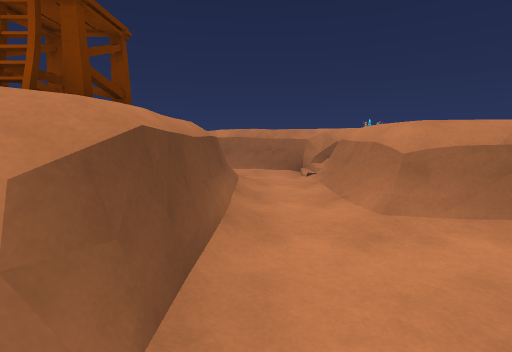
[1] (above)

17 first-person views from a walk through a Unity game level. The camera is 1.3 m above the floor, tilts 8° down and sees 85° across. The floor is counted in squares, 1 m on a side. Each view is taken from the middle of a square. On the plan, view 1 faces up. The plan holds only what a view shows up to about 13 squares ahead; the rest is blank. The place goes on beyond the plan. Some surface patterns are stand-ins.

[2]
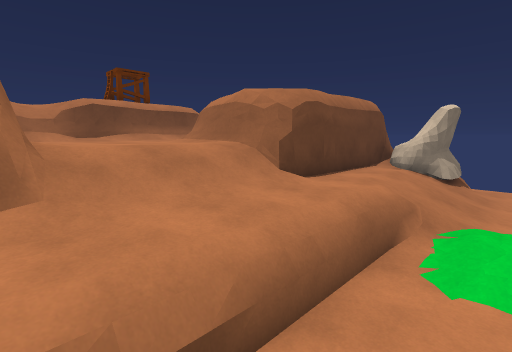

[3]
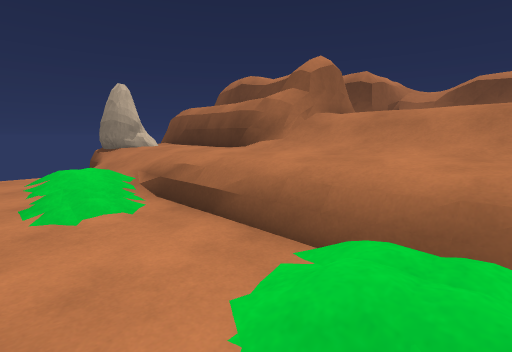

[4]
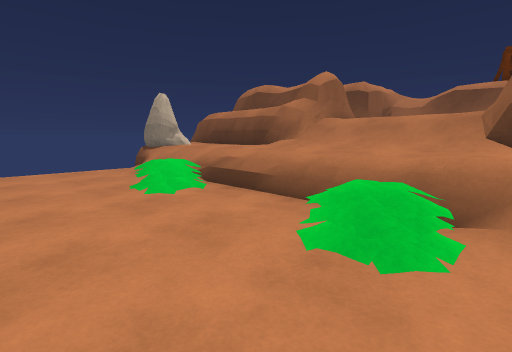

[5]
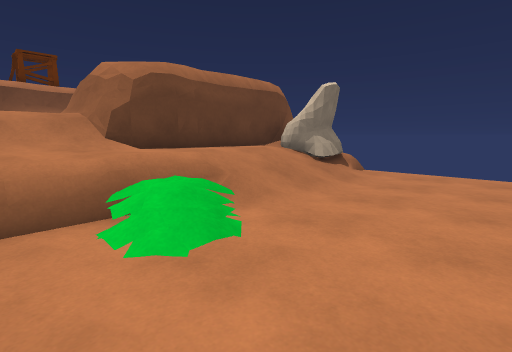

[6]
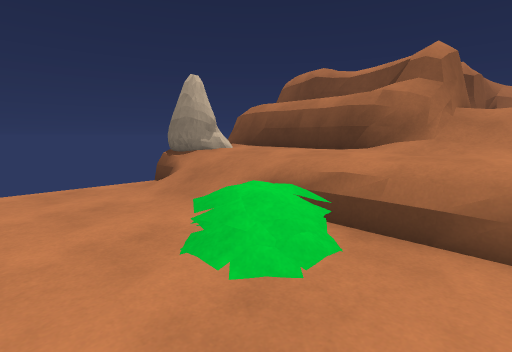

[7]
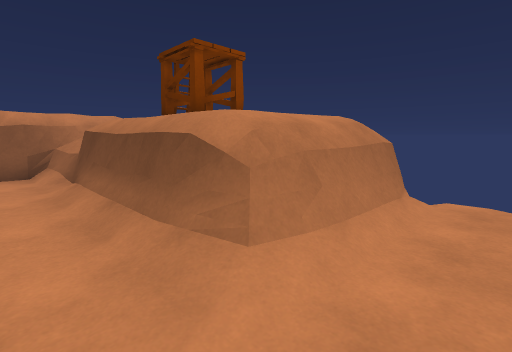

[8]
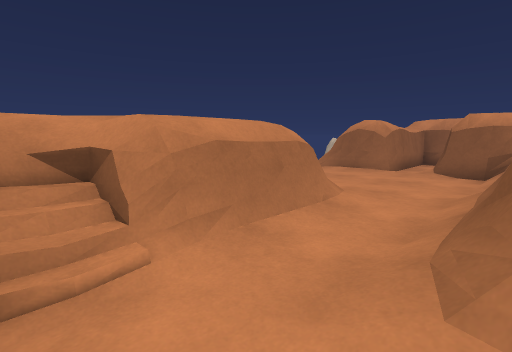

[9]
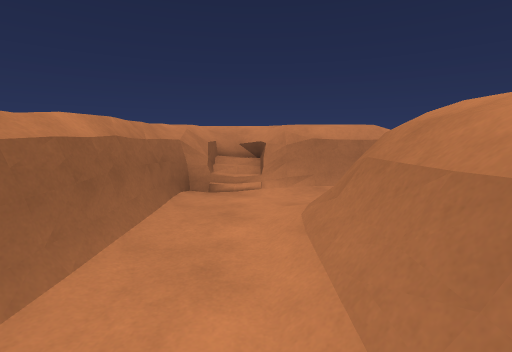

[10]
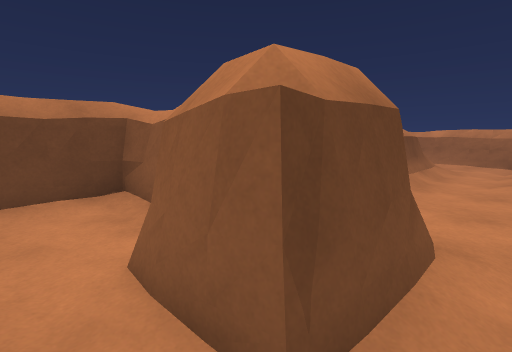

[11]
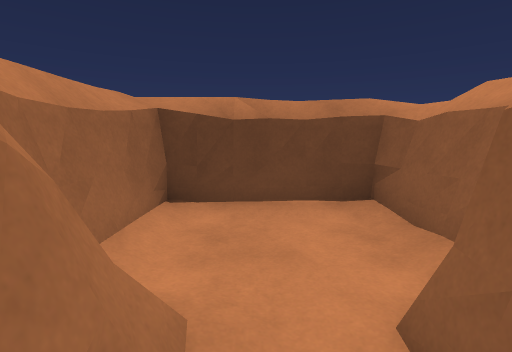

[12]
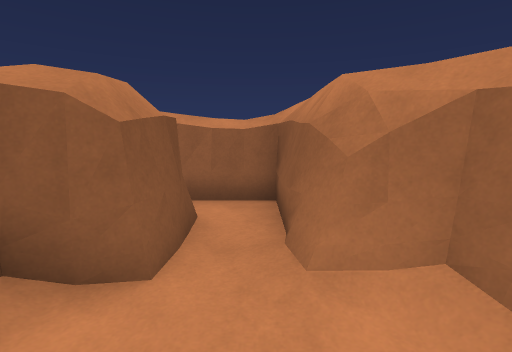

[13]
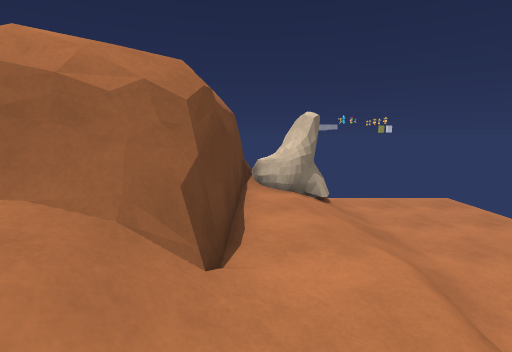

[14]
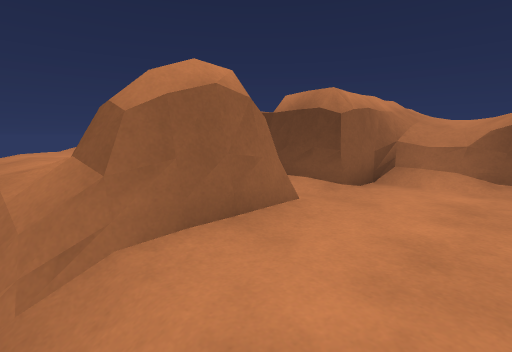

[15]
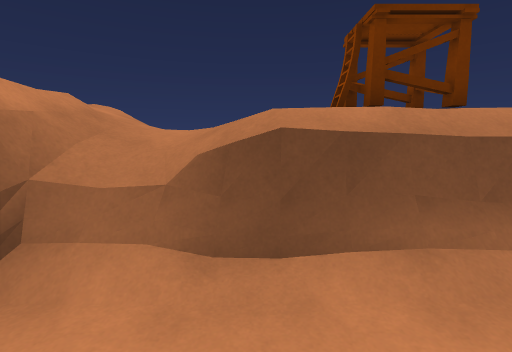

[16]
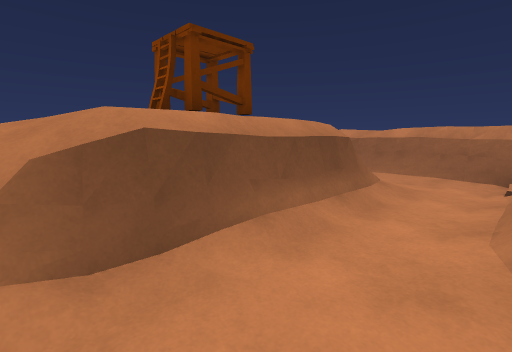

[17]
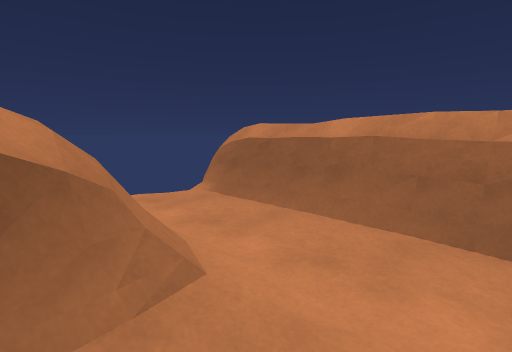

### Floor plan
Key: @ floor where view 1 was taken; # wall or solid block; . main floor; : floor 0.75 m higher than the main floor; + floor 1 m higher than the main floor; * floor 2 m higher than the main floor; % floor 3.25 m higher than the main floor; & floor 3.5 m higher than the main floor; $ floor 3.75 m higher than the main floor; / step, stairs or slope; = window, fence, low wall or low ledge; ^ raised ledge; R rock.
Columns run from 5 left of view 1 to 14 right of it. Each row starts with its distance up from view 1.
 13               #
 12      #     #=#=.....
 11 ##=######$$#^##/....
 10 *******===##/##/....
  9 *******/=% #+///....
  8 ^^^^//*==  #++//....
  7 ^^^^^/*=&  #++//....
  6    ^^/*=&  #++//....
  5  ^^^^/*#=###++=.....
  4  ^^^^/*//===/+=//...
  3   ^ ^/*****//+///...
  2   ^^^******//+:.....
  1   ^^^******//+:.....
  0  ^^^^@*****//+=.....
 -1  ^^^###*###^/+=//...
 -2  ######*##^^++/./...
 -3  #***##*#^^^++//....
 -4  #******#^^^++//....
 -5  #**/#####^^++//....
 -6  #####  ##^^+RR/....
 -7         #^^^  #

Positions as (right, up) in squares from view 1, and headings:
1: (0, 0), facing up
2: (11, -1), facing up-left
3: (12, 4), facing down-left
4: (14, 5), facing down-left
5: (14, 2), facing up-left
6: (13, 1), facing down-left
7: (1, 10), facing down-left
8: (-1, 10), facing down-right
9: (-5, 9), facing right
10: (2, -4), facing up-left
11: (1, -4), facing left
12: (-3, -4), facing right
13: (7, 2), facing up
14: (6, 2), facing down-left
15: (2, 2), facing left
16: (2, 1), facing up-left
17: (1, 7), facing up-left
